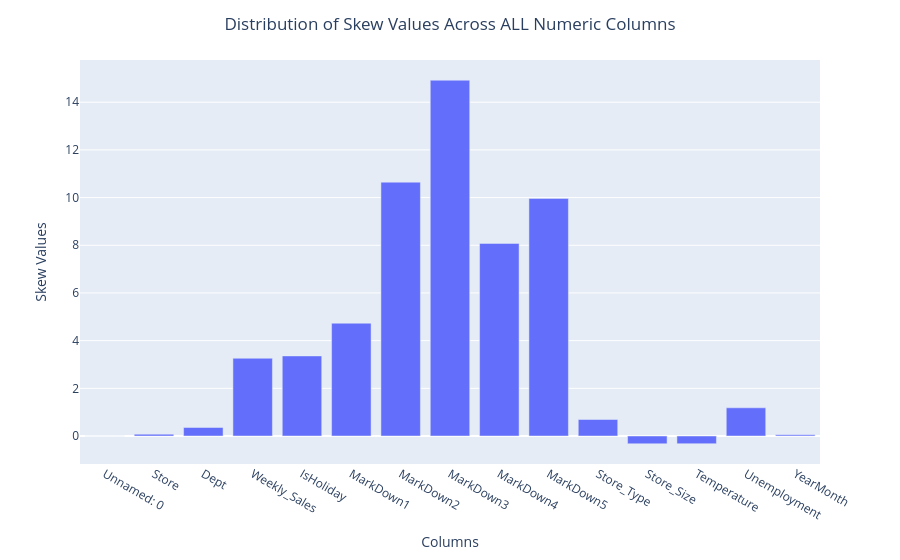

Notebook source saved alongside this figure:
### Markdown cell above
# Get Column Skew

### Code cell
#get column skew

modETL.funcGetColumnSkew(dfSales_Combined_DataSet_Work)

### Figure 1 — Plotly figure (JSON) as saved in the notebook; plotly's stock layout.template omitted (floating-point values rounded to 4 significant figures)
{"data": [{"hovertemplate": "Column=%{x}<br>Skew=%{y}<extra></extra>", "legendgroup": "", "marker": {"color": "#636efa", "pattern": {"shape": ""}}, "name": "", "orientation": "v", "showlegend": false, "textposition": "auto", "type": "bar", "x": ["Unnamed: 0", "Store", "Dept", "Weekly_Sales", "IsHoliday", "MarkDown1", "MarkDown2", "MarkDown3", "MarkDown4", "MarkDown5", "Store_Type", "Store_Size", "Temperature", "Unemployment", "YearMonth"], "xaxis": "x", "y": [1.725e-16, 0.07776, 0.3582, 3.262, 3.36, 4.731, 10.65, 14.92, 8.078, 9.965, 0.6933, -0.3258, -0.3214, 1.184, 0.05117], "yaxis": "y"}], "layout": {"barmode": "relative", "legend": {"tracegroupgap": 0}, "margin": {"t": 60}, "title": {"text": "Distribution of Skew Values Across ALL Numeric Columns", "x": 0.5}, "xaxis": {"anchor": "y", "domain": [0, 1], "title": {"text": "Columns"}}, "yaxis": {"anchor": "x", "domain": [0, 1], "title": {"text": "Skew Values"}}}}
